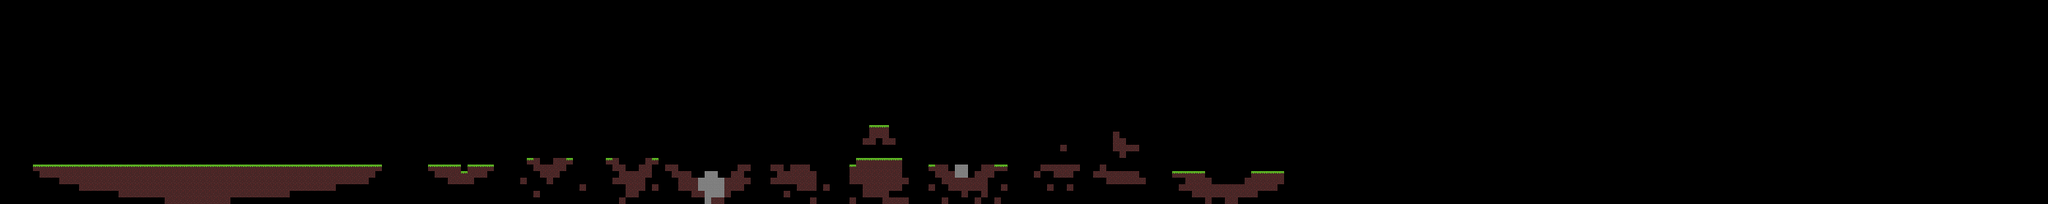

A level layout from a 2D game, rendered from its tile map. Below: a short description, then the map file with tile-grid data replaced by summaries:
An orthogonal 311x31 tile map with 8x8 px tiles, 1 tile layer (Tile Layer 1).

<map version="1.5" tiledversion="1.7.2" orientation="orthogonal" renderorder="right-down" width="311" height="31" tilewidth="8" tileheight="8" infinite="0" nextlayerid="2" nextobjectid="1">
 <tileset firstgid="1" source="Main.tsx" />
 <layer id="1" name="Tile Layer 1" width="311" height="31">
  <data>[9641 cells, 531 non-empty, 3 distinct tile ids]</data>
 </layer>
</map>